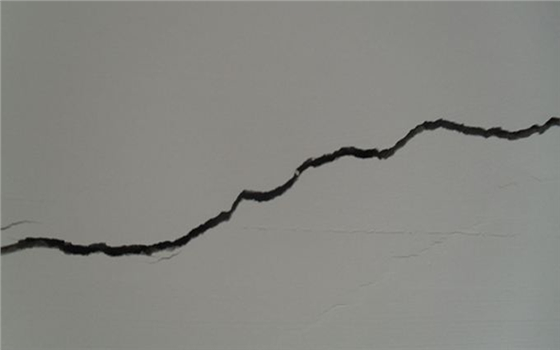
#> input picture img/liefeng.jpg, 560 x 350 px
$ jupyter execute Canny_Edge_Detection_ImgPyramids.ipynb
#> lines starting #> are read from the running program, lines starting #| are printed output that depends on the picture; after the words box and inside, x2 and y2 are one past the last pixel; in counts of white or black regions, pixels touching at a corner belong together
# Canny Edge Detection ImgPyramids

内容：

- openCV Python

版本：

- python 3.7.3

- openCV 4.1.0.25

官方文档：

- [tutorial](https://docs.opencv.org/3.1.0/d6/d00/tutorial_py_root.html)

知识点树：

## 0. 应用库的加载

[cell 1]
import cv2
import numpy as np
import matplotlib.pyplot as plt
import time

from ipywidgets import interact

## 1. Canny 边缘检测

目标：

- Canny 边缘检测的意义

- `cv2.Canny()`

### 原理

Canny 边缘检测是一个很流行的边缘检测算法，是 John F. Canny 发扬光大的，包含4个阶段：

1. 降噪：

由于边缘检测易受图像噪声的影响（susceptible）,第一步就是通过 5x5 的高斯滤波器去除噪声。

2. 找出图像的强度梯度

平滑后的图像继续经过 Sobel 滤波器在水平和竖直方向得到水平方向和竖直方向的导数，利用这两个结果可以通过以下方式找到任意像素的边缘梯度和方向：

$$Edge\_Gradient \; (G) = \sqrt{G_x^2 + G_y^2} \\ Angle \; (\theta) = \tan^{-1} \bigg(\frac{G_y}{G_x}\bigg)$$

梯度的方向总是垂直与边缘（perpendicular），通过四舍五入成4个角分别代表垂直，水平，和两对角方向

3. Non-maximum Suppression（非最大值抑制）

在获得梯度大小和方向之后，全扫描图像以移除所有多余的不属于连续边缘的梯度，对此，每一个像素都会经过判断：是否为梯度方向的局部最大值：

A 在垂直方向得边缘，梯度方向是垂直于边缘的，B与C也都在梯度方向上，检查A是否为局部最大值，若是，则进行下一步，若不是则抑制（suppressed）置为零，简单来说，你得到的结果是一个拥有很细的边缘的二值图像。

4. Hysteresis Thresholding（滞后阈值）

这个阶段会判断所有的边缘，有哪些是真正的边缘，设置两个阈值，最低阈值和最高阈值，所有的边缘强度梯度高于最高阈值的一定是边缘，低于最低阈值的一定是非边缘，直接抛弃，在两个阈值中间的根据他们与其他边缘的连接情况分类，如果与确定边界连接了，那么一定是边缘，如果与非边界连接那么就抛弃掉。边缘 A 在最大阈值之上，所以被认为是确定性的边界，尽管 C 在最大值之下，然而因为其与 A 相连，所以也被认为是有效的边界，但是 B 虽然在最低值以上，并且和 C 在同一个区域，由于它并没有与有效的边界相连接，所以丢弃，要合理地选择最低值和最高值来获得最好的结果。这个阶段同样也移除了小的像素噪声（通过保留长边界的方式）

Example：

OpenCV 用一个简单的函数实现`cv2.Canny()`:

- img

- minVal

- maxVal

- aperture_size: Sobel kernel 的大小，默认为 3

- L2gradient（True False）

    - 如果是True会用到以上提及的公式

    - 如果为False会应用$Edge \; Gradient(G)=|Gx|+|Gy|$,默认为此选项

[cell 2]
img = cv2.imread('img/liefeng.jpg',0)
#> img: shape (350, 560); min 0, max 173, mean 134.1
#> the sliders are set to minVal = 127, maxVal = 127
def f(minVal,maxVal):
#> called with minVal = 127, maxVal = 127
    edges = cv2.Canny(img,minVal,maxVal)
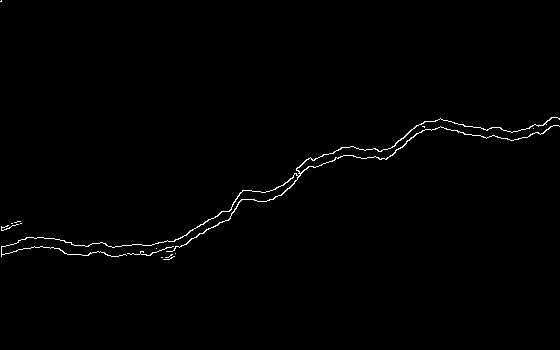
#> edges: shape (350, 560); 0.78% white in thin lines or dots, all inside (x1, y1, x2, y2) = (0, 0, 560, 260)

    plt.subplot(121),plt.imshow(img,cmap = 'gray')
    plt.title('Original Image'), plt.xticks([]), plt.yticks([])
    plt.subplot(122),plt.imshow(edges,cmap = 'gray')
    plt.title('Edge Image'), plt.xticks([]), plt.yticks([])

    plt.show()
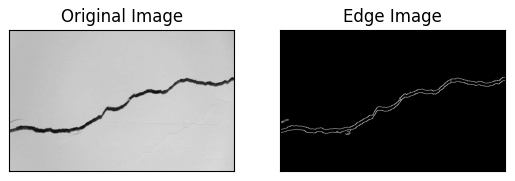
#> figure drawn by matplotlib, 2 panels

a = interact(f,minVal=(0,255),maxVal=(0,255))

### 高阶资料

[Canny edge dection 维基百科](https://en.wikipedia.org/wiki/Canny_edge_detector)

## 2. Image Pyramids

目标：

- 图像金字塔

- 混合图像

- 核心函数：

    - `cv2.pyrUp()`

    - `cv2.pyrDown()`

- 原理：

    - 通常来说，我们会处理一个常规尺寸的图像，但是在某些情况下，我们需要处理同一张图片的不同尺寸的子图，例如当在图片中搜索目标的时候，比如人脸，我们不清楚哪部分目标会呈现在图像中，在这种情况下，我们会需要创造一系列不同尺寸的图片，并且在所有的图像中都去搜索目标物体，这些不同尺寸的图像成为图像金字塔，（因为当图像储存在栈中时，大尺寸图像会放在最底部，小尺寸图像会放在最上面，看起来就像一个金字塔一样）

有两种不同种类的图像金字塔：

1. 高斯金字塔

2. 拉普拉斯金字塔

在高斯金字塔中，高层次（低分辨率）的金字塔通过移除连续的行和列像素形成的。每一个在更高级别的像素点都是通过更底层的5个像素确定的（通过高斯权重），通过这样做，一个 MxN 的图像变成了 M/2xN/2 的图像，所以区域减至了四分之一原图，这叫一次8分（Octave），随着我们继续用同样的模式达到金字塔的更高级别。

函数：

- `cv2.pyrDown()`

- `cv2.pyrUp()`

[cell 3]
img = cv2.imread('img/example.jpg')
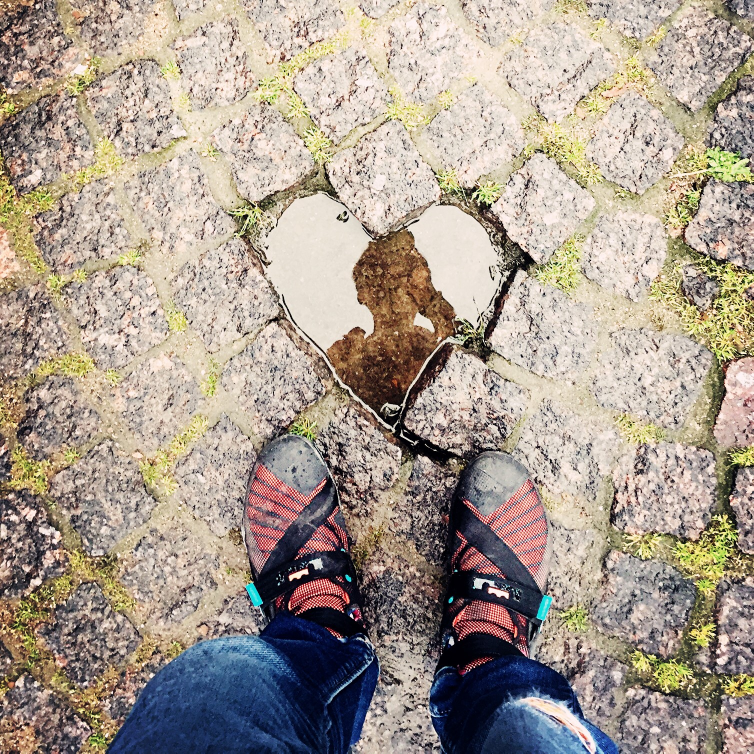
#> input picture img/example.jpg, 1507 x 1507 px (shown at 1/2 size)
#> img is the input picture: shape (1507, 1507, 3); mean B, G, R 143.7, 156, 168.4
lower_reso1 = cv2.pyrDown(img)
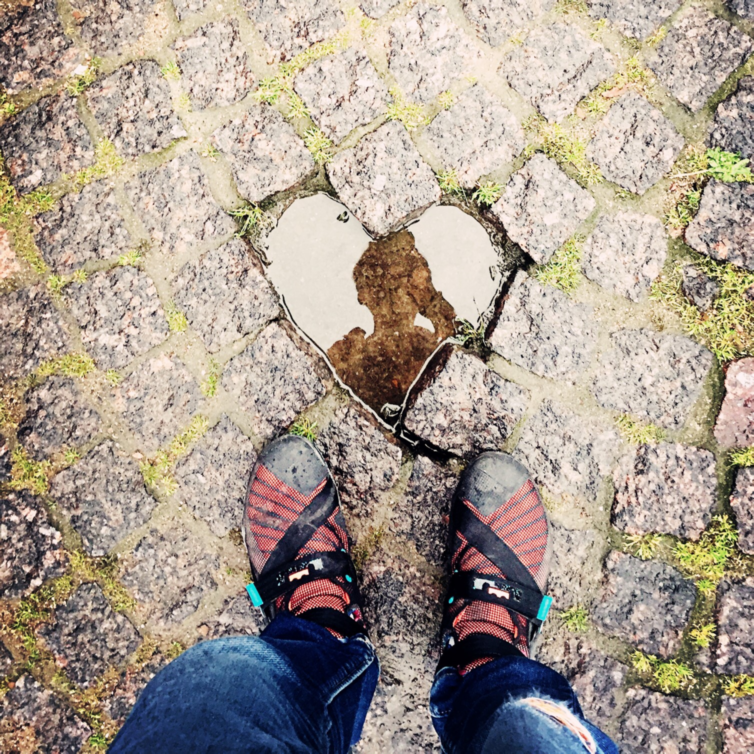
#> lower_reso1: shape (754, 754, 3); mean B, G, R 143.7, 155.9, 168.3
lower_reso2 = cv2.pyrDown(lower_reso1)
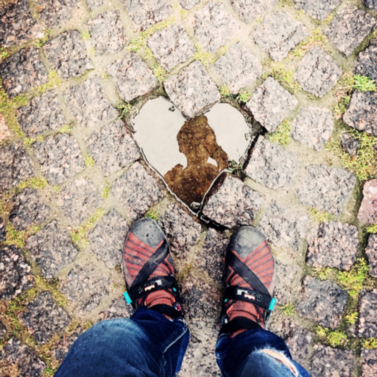
#> lower_reso2: shape (377, 377, 3); mean B, G, R 143.7, 156, 168.4
lower_reso3 = cv2.pyrDown(lower_reso2)
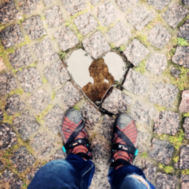
#> lower_reso3: shape (189, 189, 3); mean B, G, R 143.6, 155.9, 168.3
reso1 = cv2.pyrUp(lower_reso2)
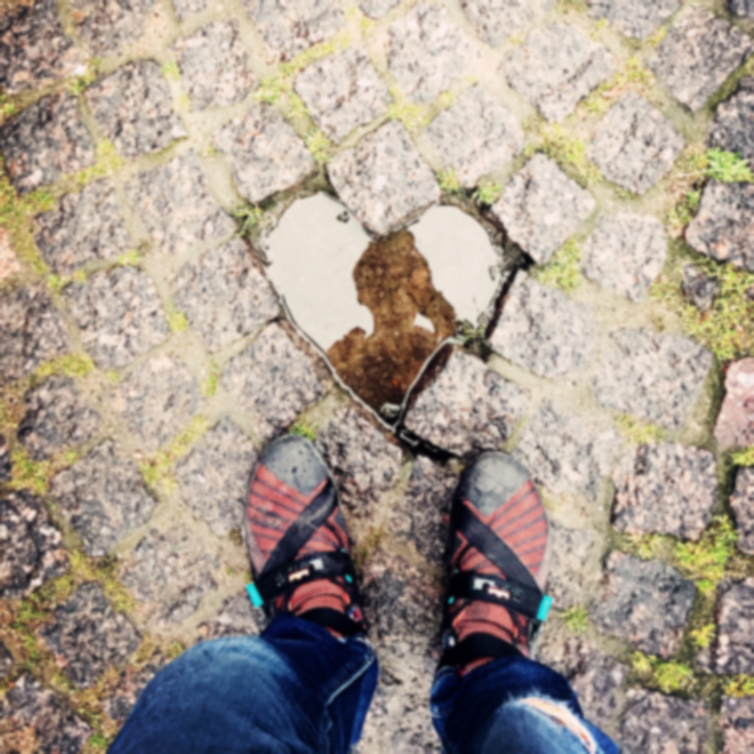
#> reso1: shape (754, 754, 3); mean B, G, R 143.7, 156, 168.4

fig = plt.figure()

plt.subplot(221),plt.imshow(img[:,:,::-1]),plt.title('Origin')
plt.subplot(222),plt.imshow(lower_reso2[:,:,::-1]),plt.title('lower_reso2')
plt.subplot(223),plt.imshow(lower_reso3[:,:,::-1]),plt.title('lower_reso3')
plt.subplot(224),plt.imshow(lower_reso1[:,:,::-1]),plt.title('lower_reso1')

fig.tight_layout()
plt.show()
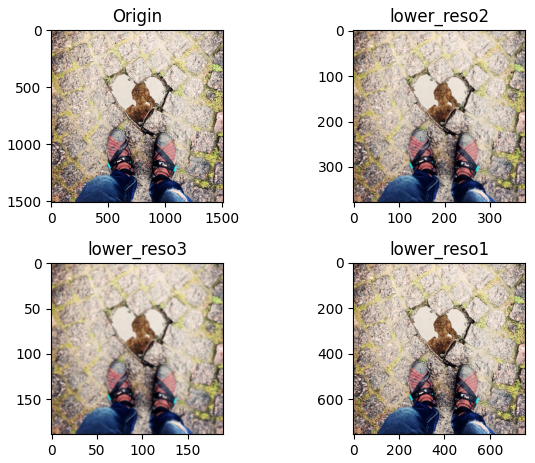
#> figure drawn by matplotlib, 4 panels

上图中lower_reso1是由lower_reso2得到的，但是经过了lower_reso2的步骤，图像的清晰度就损失了

拉普拉斯金字塔是由高斯金字塔形成的，没有具体实现的函数，拉普拉斯金字塔图像就像边缘图像，大多数像素值都为 0，常用于图像压缩，一个拉普拉斯金字塔的级别是由高斯金字塔和它上一级别（低分辨率）图像的膨胀图像的差值得到的。

Example：

[cell 4]
img = cv2.imread('img/example.jpg')
lower_reso1 = cv2.pyrDown(img)
lower_reso2 = cv2.pyrDown(lower_reso1)
lower_reso3 = cv2.pyrDown(lower_reso2)
reso1 = cv2.pyrUp(lower_reso2)
laplacian = cv2.subtract(reso1,lower_reso1)
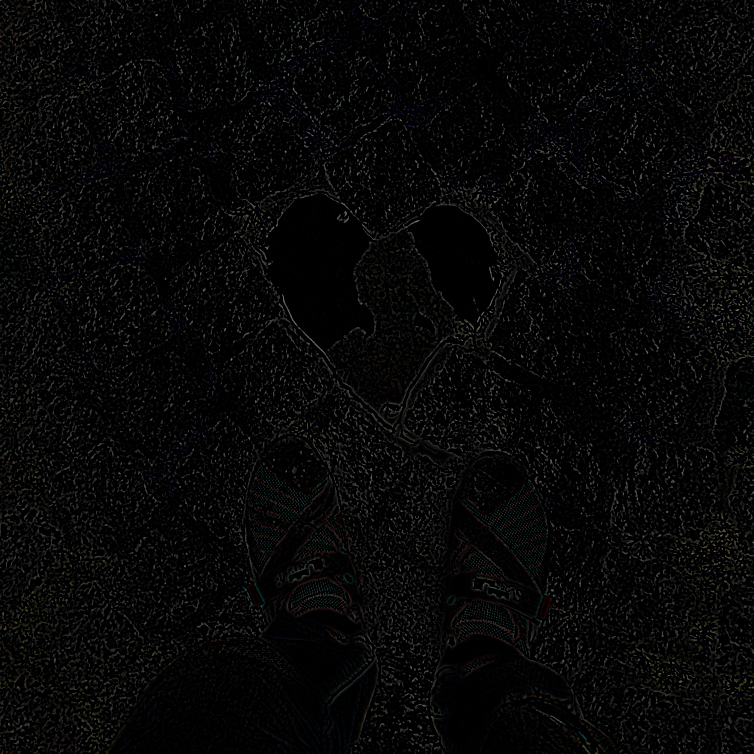
#> laplacian: shape (754, 754, 3); mean B, G, R 6.8, 6.9, 6.9

fig = plt.figure()

plt.subplot(121),plt.imshow(img[:,:,::-1]),plt.title('Origin')
plt.subplot(122),plt.imshow(laplacian[:,:,::-1]),plt.title('laplacian')

fig.tight_layout()
plt.show()
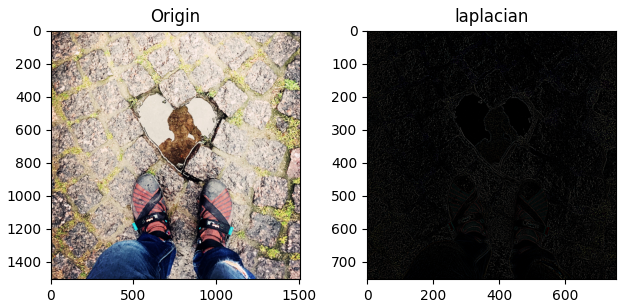
#> figure drawn by matplotlib, 2 panels
